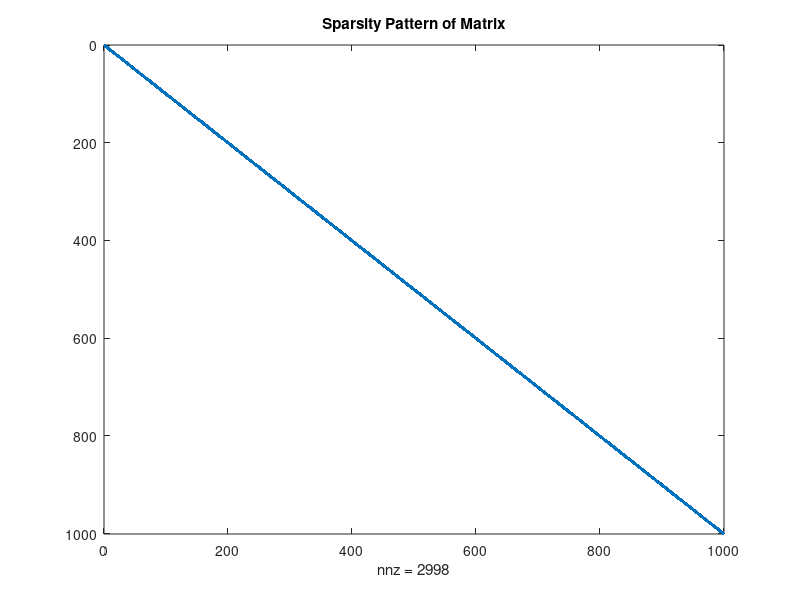

This chart was generated by the following MATLAB code:
%% 16.4 Experiment 4: Sparse Matrix Representation and Efficiency
fprintf('--- 16.4 Experiment 4: Sparse Matrix Efficiency ---\n');

% Task 1 & 2: Define a large sparse matrix and convert it
% Creating a 1000x1000 tridiagonal matrix as a stand-in for a large Markov matrix
N = 1000;
A_full = diag(0.5*ones(N,1)) + diag(0.25*ones(N-1,1), 1) + diag(0.25*ones(N-1,1), -1);
A_sparse = sparse(A_full);
b_large = rand(N, 1);

% Task 3: Compare memory usage and computation time
fprintf('Memory Comparison:\n');
info_full = whos('A_full');
info_sparse = whos('A_sparse');
fprintf('Full Matrix Bytes: %d\n', info_full.bytes);
fprintf('Sparse Matrix Bytes: %d\n', info_sparse.bytes);

% Task 4: Compare computation time
tic;
x_full = A_full \ b_large;
time_full = toc;

tic;
x_sparse = A_sparse \ b_large;
time_sparse = toc;

fprintf('\nComputation Time Comparison:\n');
fprintf('Full Matrix Solve Time: %f seconds\n', time_full);
fprintf('Sparse Matrix Solve Time: %f seconds\n', time_sparse);

% Task 5: Use spy function
figure('Name', '16.4 Sparsity Pattern');
spy(A_sparse);
title('Sparsity Pattern of Matrix');
